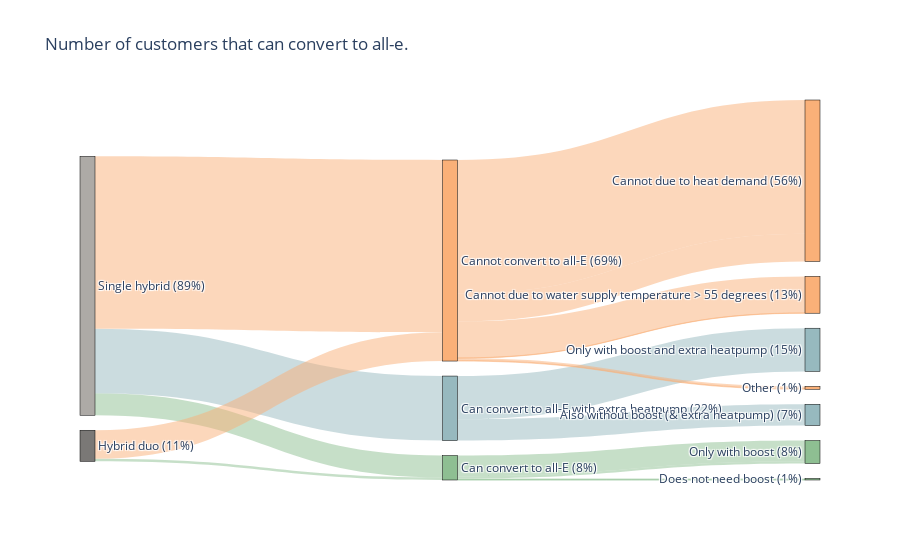

Write notebook code for a chart like this one.
### Code cell
nodes = ['Single hybrid', 'Hybrid duo', # 0, 1
          'Can convert to all-E', 'Can convert to all-E with extra heatpump', 'Cannot convert to all-E', # 2, 3, 4
            'Only with boost', 'Does not need boost', # 5, 6 (always from 2)
            'Only with boost and extra heatpump', 'Also without boost (& extra heatpump)', # 7, 8 (always from 3)
            'Cannot due to heat demand', 'Cannot due to water supply temperature > 55 degrees', 'Other' # 9, 10, 11 (always from 4)
        ]

# Node colors (one for each node)
node_colors = ['#ADAAA6', '#7A7876',
               '#8EBF92', '#97B9BF', '#FAB078',
               '#8EBF92', '#8EBF92',
               '#97B9BF', '#97B9BF',
               '#FAB078', '#FAB078', '#FAB078']

sources = [0, 0, 0, # from 4kw
          1, 1, # from 8kw
          2, 2, 2, 2, # from can convert to all-E
          3, 3, # from can convert to all-E with extra heatpump
          4, 4, 4, 4, 4, 4# from cannot convert to all-E
          ]

targets = [2, 3, 4,
          2, 4,
          5, 6, 5, 6,
          7, 8,
          9, 10, 11, 9, 10, 11
          ]

values = [ # from 4kw
          n_4kw_p, n_4kw_m, n_4kw_np, # lines from 4kw
          n_8kw_p, n_8kw_np, # lines from 8kw
          n_4kw_p_wB, n_4kw_p_nB, n_8kw_p_wB, n_8kw_p_nB, # lines for 4 and 8 that can convert
          n_4kw_m_wB, n_4kw_m_nB, # lines that can only convert with extra heat pump
          n_4kw_np_Q, n_4kw_np_T, n_4kw_np_O, n_8kw_np_Q, n_8kw_np_T, n_8kw_np_O # lines that cannot convert        
]

link_colors = ['#8EBF92', '#97B9BF', '#FAB078',
               '#8EBF92', '#FAB078',
               '#8EBF92', '#8EBF92', '#8EBF92', '#8EBF92',
                '#97B9BF', '#97B9BF',
                '#FAB078', '#FAB078', '#FAB078', '#FAB078', '#FAB078', '#FAB078'
]

# Define link opacity
link_opacity = 0.5  # Set this to your preferred opacity level (0 to 1)

# Function to convert hex to rgba
def hex_to_rgba(hex, opacity=1.0):
    hex = hex.lstrip('#')
    hlen = len(hex)
    return f"rgba({int(hex[0:2], 16)}, {int(hex[2:4], 16)}, {int(hex[4:6], 16)}, {opacity})"

# Link colors using RGBA with lower opacity (one for each link)
link_colors = [hex_to_rgba(x, link_opacity) for x in link_colors]

# Calculate the sum of the flow at each node (same as before)
incoming_flow = [0] * len(nodes)
outgoing_flow = [0] * len(nodes)
for i, value in enumerate(values):
    outgoing_flow[sources[i]] += value
    incoming_flow[targets[i]] += value

# Create labels with sum of flows (same as before)
# labels_with_flows = [f'''{node} ({max(incoming_flow[i], outgoing_flow[i])}, {round(max(incoming_flow[i], outgoing_flow[i])/len(df_merged_subset[df_merged_subset["nhps"].isin([1,2])])*100)}%)''' for i, node in enumerate(nodes)]
labels_with_flows = [f'''{node} ({round(max(incoming_flow[i], outgoing_flow[i])/len(df_merged_subset[df_merged_subset["nhps"].isin([1,2])])*100)}%)''' for i, node in enumerate(nodes)]



# plot sankey
fig = go.Figure(data=[go.Sankey(
    node=dict(
      pad=15,
      thickness=15,
      line=dict(color="black", width=0.5),
      label=labels_with_flows,
      color=node_colors  # Set the node color or use a list to specify each node's color
    ),
    link=dict(
      source=sources,
      target=targets,
      value=values,
      color=link_colors  # Set the link color or use a list to specify each link's color
))])

# Step 3: Customize the layout
fig.update_layout(title_text="Number of customers that can convert to all-e.",
                  font_size=12)

# Step 4: Display the diagram
fig.show()

### Figure 1 — Plotly figure (JSON) as saved in the notebook; plotly's stock layout.template omitted (floating-point values rounded to 4 significant figures)
{"data": [{"link": {"color": ["rgba(142, 191, 146, 0.5)", "rgba(151, 185, 191, 0.5)", "rgba(250, 176, 120, 0.5)", "rgba(142, 191, 146, 0.5)", "rgba(250, 176, 120, 0.5)", "rgba(142, 191, 146, 0.5)", "rgba(142, 191, 146, 0.5)", "rgba(142, 191, 146, 0.5)", "rgba(142, 191, 146, 0.5)", "rgba(151, 185, 191, 0.5)", "rgba(151, 185, 191, 0.5)", "rgba(250, 176, 120, 0.5)", "rgba(250, 176, 120, 0.5)", "rgba(250, 176, 120, 0.5)", "rgba(250, 176, 120, 0.5)", "rgba(250, 176, 120, 0.5)", "rgba(250, 176, 120, 0.5)"], "source": [0, 0, 0, 1, 1, 2, 2, 2, 2, 3, 3, 4, 4, 4, 4, 4, 4], "target": [2, 3, 4, 2, 4, 5, 6, 5, 6, 7, 8, 9, 10, 11, 9, 10, 11], "value": [154, 454, 1214, 18, 201, 145, 9, 16, 2, 304, 150, 942, 257, 15, 194, 2, 5]}, "node": {"color": ["#ADAAA6", "#7A7876", "#8EBF92", "#97B9BF", "#FAB078", "#8EBF92", "#8EBF92", "#97B9BF", "#97B9BF", "#FAB078", "#FAB078", "#FAB078"], "label": ["Single hybrid (89%)", "Hybrid duo (11%)", "Can convert to all-E (8%)", "Can convert to all-E with extra heatpump (22%)", "Cannot convert to all-E (69%)", "Only with boost (8%)", "Does not need boost (1%)", "Only with boost and extra heatpump (15%)", "Also without boost (& extra heatpump) (7%)", "Cannot due to heat demand (56%)", "Cannot due to water supply temperature > 55 degrees (13%)", "Other (1%)"], "line": {"color": "black", "width": 0.5}, "pad": 15, "thickness": 15}, "type": "sankey"}], "layout": {"font": {"size": 12}, "title": {"text": "Number of customers that can convert to all-e."}}}
